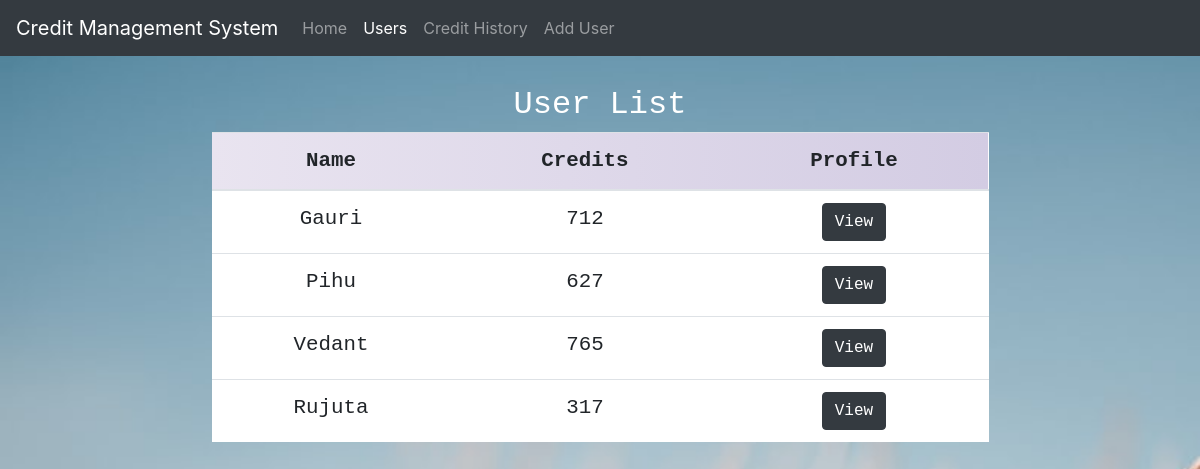
Screenshot of /users with the database file from the repository.
### creditapp/models.py (models this page shows, shortened)
class User(models.Model):
	username 	= models.CharField(max_length=50)
	email		= models.EmailField()
	credits 	= models.IntegerField()

### creditapp/views.py (the view)
# urls.py: path('users',userlistView,name='users_list'),
def userlistView(request):
	data=User.objects.all()
	return render(request,'userlist.html',{'data':data})

### creditapp/templates/userlist.html (shortened to what this page needs)
{% load static %}
<!DOCTYPE html>
<html>
<head>
	<link rel="stylesheet" type="text/css" href="{% static 'css/userlist.css' %}">
	<link rel="stylesheet" href="https://stackpath.bootstrapcdn.com/bootstrap/4.5.2/css/bootstrap.min.css">
</head>
<body>
	<nav class="navbar navbar-expand-lg navbar-dark bg-dark">
		<a class="navbar-brand" href=".">Credit Management System</a>
		<div class="collapse navbar-collapse" id="navbarSupportedContent">
			<ul class="navbar-nav mr-auto">
				<li class="nav-item">
					<a class="nav-link" href="{% url 'home' %}">Home <span class="sr-only">(current)</span></a>
				</li>
				<li class="nav-item active">
					<a class="nav-link" href="{% url 'users_list' %}">Users</a>
				</li>
				<li class="nav-item">
					<a class="nav-link" href="{% url 'history_url' %}">Credit History</a>
				</li>
				<li class="nav-item">
					<a class="nav-link" href="{% url 'add_user' %}">Add User</a>
				</li>
			</ul>
		</div>
	</nav>
	<div class="container container2">
			<h2>User List</h2>
		<div class="table-responsive">
			<table class="table">
				<thead>
					<tr>
						<th scope="col">Name</th>
						<th scope="col">Credits</th>
						<th scope="col">Profile</th>
					</tr>
				</thead>
				{% for user in data %}
					<tr>
						<td scope="row">{{ user.username }}</td>
						<td>{{ user.credits }}</td>
						<td>
							<a class="btn btn-dark" href="transfer/profile/{{ user.id }}/" role="button">View</a>
						</td>
					</tr>
				{% endfor %}
			</table>
		</div>
	</div>
</body>
</html>

### creditapp/static/css/userlist.css (style rules this page uses)
body { background:url('/static/images/home.jpg'); background-size: cover; background-repeat: no-repeat; background-attachment: fixed; }
.container2 { margin: auto; text-align: center; padding: 30px; }
thead { background: #D3CCE3; background: -webkit-linear-gradient(to right, #E9E4F0, #D3CCE3); background: linear-gradient(to right, #E9E4F0, #D3CCE3); }
table { font-size: 1.3rem; font-family: monospace; max-width: 70%; margin: auto; background: white; }
h2 { color: white; font-family: monospace; }

### rows the page displays
User: username "Gauri", credits "712"
User: username "Pihu", credits "627"
User: username "Vedant", credits "765"
User: username "Rujuta", credits "317"
